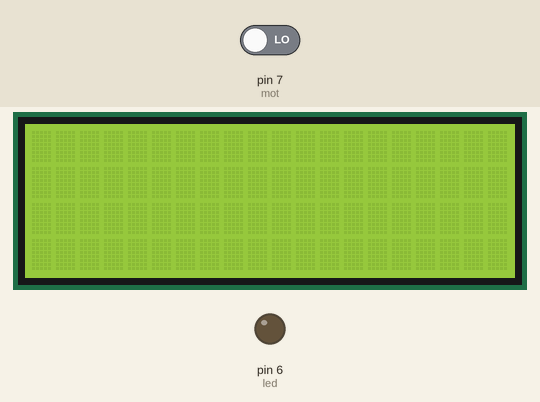
This sketch was run on a simulated Arduino Uno, built with avr-gcc and run on an emulated ATmega328P. On the bench: 20×4 character LCD, output pins drawn as LEDs (lit = HIGH). Inputs (shaded band) come from the test bench; at power-on: pin 7 (mot) LOW.

Above: at 1.2 s.
1.3 s: pin 7 (mot) driven HIGH
At 1.6 s:
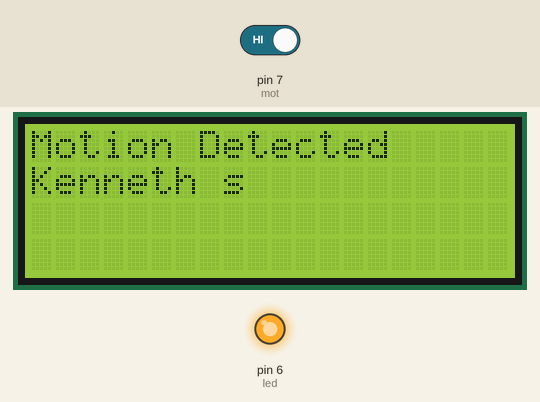
Timing chart, 0 to 4.3 s (numbered marks = the images above; inputs shaded):
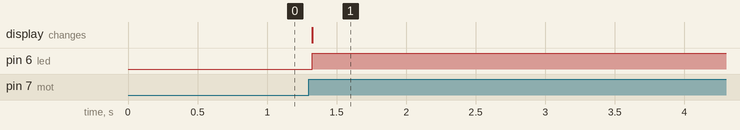

Measured:
- after the input at 1.3 s, pin 6 (led): LOW → HIGH at once; the display: changes at once (image 1)

The sketch:

Kenneth_.ino
```cpp
#include <Wire.h>
#include <LiquidCrystal_I2C.h>

LiquidCrystal_I2C lcd(0x27,20,4);  // set the LCD address to 0x27 for a 16 chars and 2 line display
int mot = 7;
int led = 6;

void setup()
{
  pinMode(mot, INPUT);
  pinMode(led, OUTPUT);
  lcd.init();                      // initialize the lcd
  // Print a message to the LCD.
  lcd.backlight();
}


void loop()
{
  int motion = digitalRead(mot);

  if (motion == HIGH){
    lcd.setCursor(0,0);
    lcd.print("Motion Detected");
    lcd.setCursor(0,1);
    lcd.print("Kenneth s");
    digitalWrite(led, HIGH);
  }

}
```
